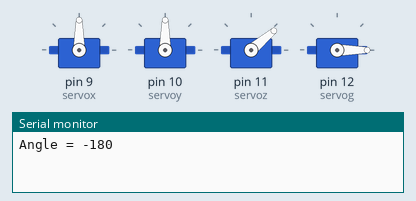
Recording of a sketch running on a simulated Arduino Uno, built with avr-gcc and run on an emulated ATmega328P. Shown: 4 × servo, the last lines printed to the serial monitor.

Above: at 1.05 s.
At 12.95 s:
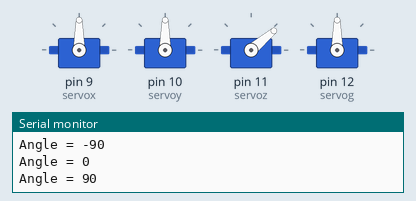
Timing chart, 0 to 20.5 s (numbered marks = the images above):
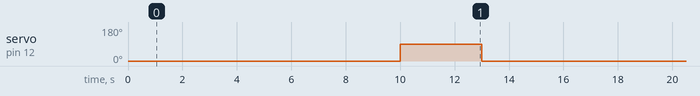

Measured:
- by itself, servo on pin 12 (servog): alternates 90° for 3.0 s and 0° for 12.0 s

The sketch:

Zero_settings_of_servos.ino
```cpp
# include <Servo.h>

Servo servox;   // for servo along x
Servo servoy;   // for servo along y
Servo servoz;   // for servo along z
Servo servog;   // for gripper

void arm()
{
  servox.write(90);
  servoy.write(90);
  servoz.write(40);
  servog.write(0);
  delay(1000);
}


void setup()
{
  servox.attach(9);
  servoy.attach(10);
  servoz.attach(11);
  servog.attach(12);
  arm();
  // put your setup code here, to run once:

  Serial.begin(9600);

}

void loop()
{
  // put your main code here, to run repeatedly:
  int angles[5] = {-180,-90,0,90,};

  for (int i : angles )
  {
    // servox.write(i);
    // servoy.write(i);
    // servoz.write(i);
    servog.write(i);
    Serial.print("Angle = ");
    Serial.println(i);
    delay(3000);
  }
}
```
